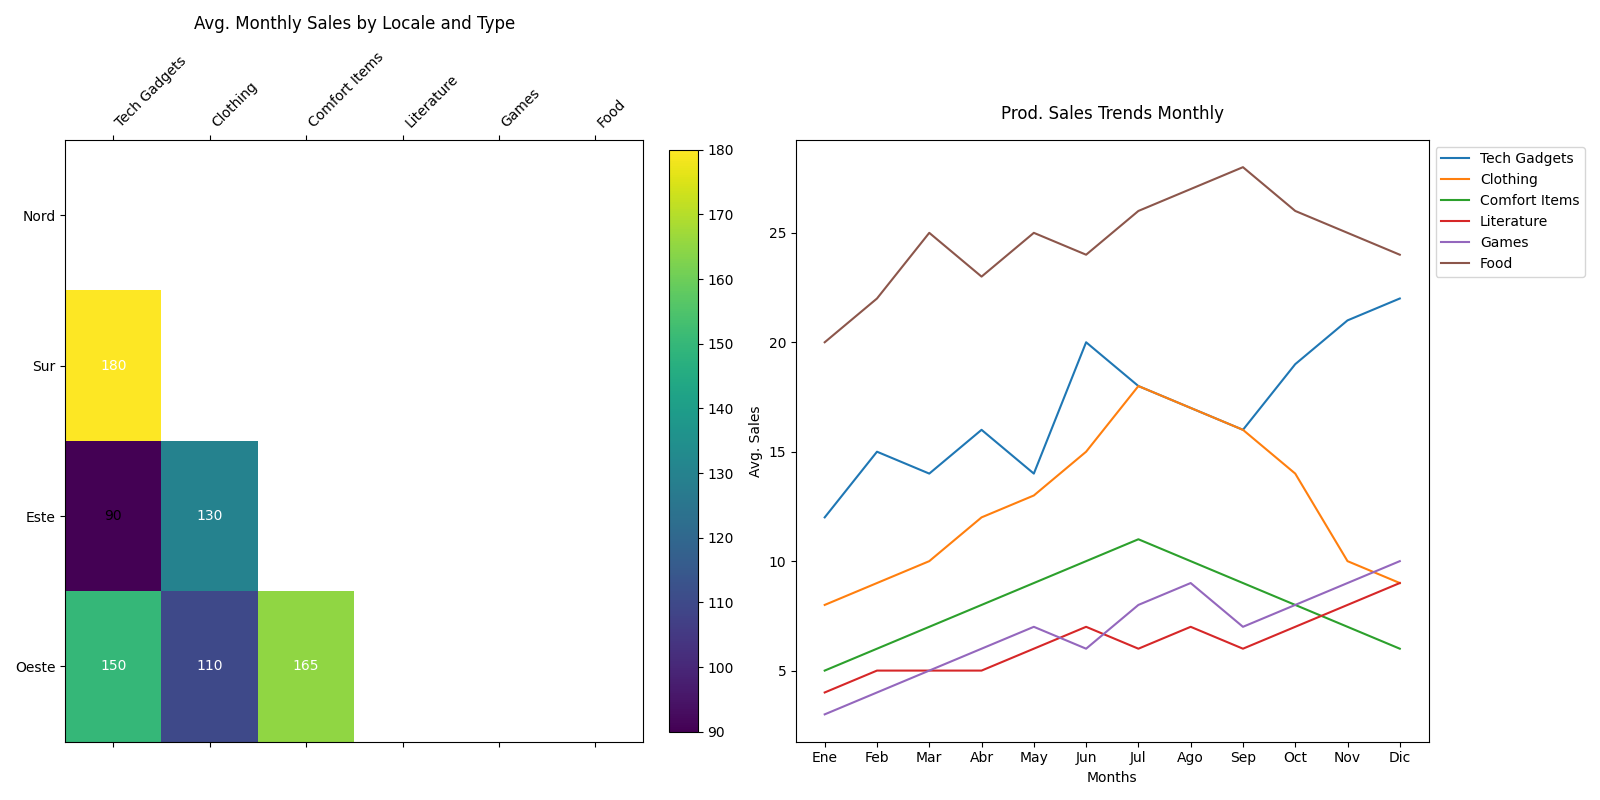

This figure's Python source:
import matplotlib.pyplot as plt
import numpy as np

regions = ["Nord", "Sur", "Este", "Oeste"]
categories = ["Tech Gadgets", "Clothing", "Comfort Items", "Literature", "Games", "Food"]

sales_data = np.array([
    [120, 140, 130, 90, 60, 150],
    [180, 160, 115, 80, 110, 130],
    [90, 130, 140, 100, 90, 120],
    [150, 110, 165, 95, 100, 140],
])

months = ["Ene", "Feb", "Mar", "Abr", "May", "Jun", "Jul", "Ago", "Sep", "Oct", "Nov", "Dic"]
product_trends = {
    "Tech Gadgets": [12, 15, 14, 16, 14, 20, 18, 17, 16, 19, 21, 22],
    "Clothing": [8, 9, 10, 12, 13, 15, 18, 17, 16, 14, 10, 9],
    "Comfort Items": [5, 6, 7, 8, 9, 10, 11, 10, 9, 8, 7, 6],
    "Literature": [4, 5, 5, 5, 6, 7, 6, 7, 6, 7, 8, 9],
    "Games": [3, 4, 5, 6, 7, 6, 8, 9, 7, 8, 9, 10],
    "Food": [20, 22, 25, 23, 25, 24, 26, 27, 28, 26, 25, 24]
}

trend_data = np.array([product_trends[category] for category in categories])

fig, (ax1, ax2) = plt.subplots(1, 2, figsize=(16, 8))
mask = np.triu(np.ones_like(sales_data, dtype=bool))

cax = ax1.matshow(np.where(mask, np.nan, sales_data), cmap='viridis', aspect='auto')
ax1.set_xticks(np.arange(len(categories)))
ax1.set_yticks(np.arange(len(regions)))
ax1.set_xticklabels(categories, rotation=45, ha='left')
ax1.set_yticklabels(regions)

fig.colorbar(cax, ax=ax1, orientation='vertical', fraction=0.046, pad=0.04)
ax1.set_title('Avg. Monthly Sales by Locale and Type', pad=15)

for i in range(sales_data.shape[0]):
    for j in range(sales_data.shape[1]):
        if not mask[i, j]:
            ax1.text(j, i, f"{sales_data[i, j]:.0f}", ha='center', va='center', 
                     color='white' if sales_data[i, j] > 100 else 'black')

ax2.plot(months, trend_data.T)
ax2.set_title('Prod. Sales Trends Monthly', pad=15)
ax2.set_xlabel('Months')
ax2.set_ylabel('Avg. Sales')
ax2.legend(categories, loc='upper left', bbox_to_anchor=(1, 1))

plt.tight_layout()
plt.show()
